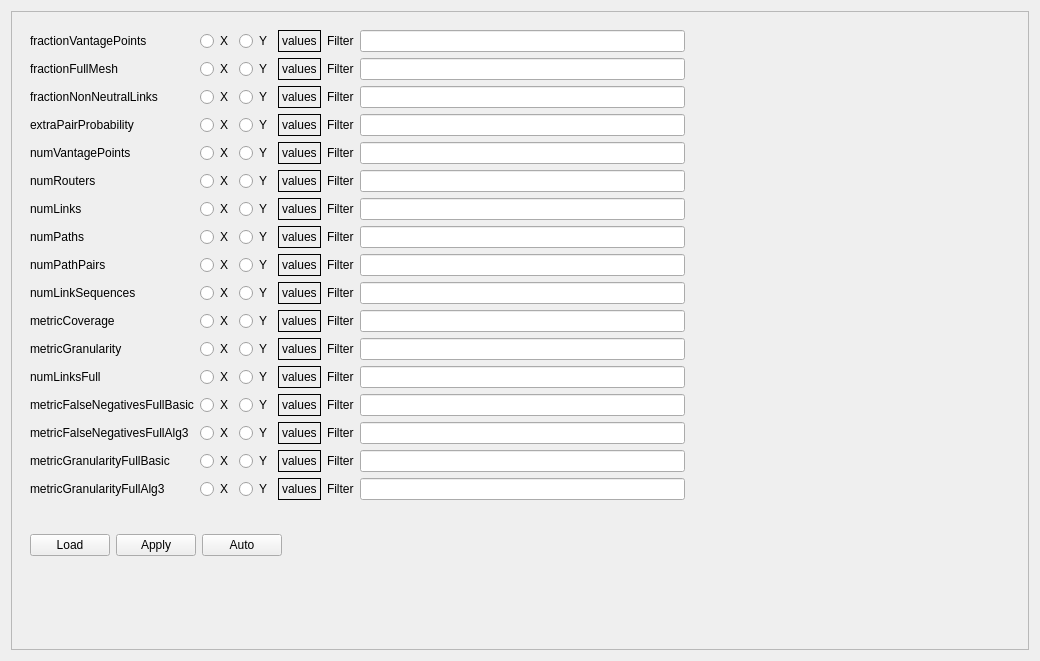
<?xml version="1.0" encoding="UTF-8"?>
<ui version="4.0">
 <class>FormCoverage</class>
 <widget class="QWidget" name="FormCoverage">
  <property name="geometry">
   <rect>
    <x>0</x>
    <y>0</y>
    <width>1040</width>
    <height>661</height>
   </rect>
  </property>
  <property name="windowTitle">
   <string>Form</string>
  </property>
  <layout class="QVBoxLayout" name="verticalLayout">
   <item>
    <widget class="QScrollArea" name="scrollArea_2">
     <property name="widgetResizable">
      <bool>true</bool>
     </property>
     <widget class="QWidget" name="scrollAreaWidgetContents_2">
      <property name="geometry">
       <rect>
        <x>0</x>
        <y>0</y>
        <width>1020</width>
        <height>641</height>
       </rect>
      </property>
      <layout class="QVBoxLayout" name="verticalLayout_3">
       <item>
        <widget class="QWidget" name="widget" native="true">
         <layout class="QGridLayout" name="gridLayout">
          <item row="12" column="0">
           <widget class="QLabel" name="label_11">
            <property name="text">
             <string>numLinksFull</string>
            </property>
           </widget>
          </item>
          <item row="3" column="4">
           <widget class="QLabel" name="label_47">
            <property name="text">
             <string>Filter</string>
            </property>
           </widget>
          </item>
          <item row="3" column="1">
           <widget class="QRadioButton" name="checkXextraPairProbability">
            <property name="text">
             <string>X</string>
            </property>
           </widget>
          </item>
          <item row="4" column="0">
           <widget class="QLabel" name="label_16">
            <property name="text">
             <string>numVantagePoints</string>
            </property>
           </widget>
          </item>
          <item row="4" column="1">
           <widget class="QRadioButton" name="checkXnumVantagePoints">
            <property name="text">
             <string>X</string>
            </property>
           </widget>
          </item>
          <item row="5" column="5">
           <widget class="QLineEdit" name="txtFilternumRouters"/>
          </item>
          <item row="4" column="4">
           <widget class="QLabel" name="label_46">
            <property name="text">
             <string>Filter</string>
            </property>
           </widget>
          </item>
          <item row="0" column="6">
           <spacer name="horizontalSpacer">
            <property name="orientation">
             <enum>Qt::Horizontal</enum>
            </property>
            <property name="sizeHint" stdset="0">
             <size>
              <width>40</width>
              <height>20</height>
             </size>
            </property>
           </spacer>
          </item>
          <item row="0" column="0">
           <widget class="QLabel" name="label">
            <property name="text">
             <string>fractionVantagePoints</string>
            </property>
           </widget>
          </item>
          <item row="7" column="3">
           <widget class="QLabel" name="txtValuesnumPaths">
            <property name="frameShape">
             <enum>QFrame::Box</enum>
            </property>
            <property name="text">
             <string>values</string>
            </property>
            <property name="textInteractionFlags">
             <set>Qt::LinksAccessibleByMouse|Qt::TextSelectableByMouse</set>
            </property>
           </widget>
          </item>
          <item row="8" column="3">
           <widget class="QLabel" name="txtValuesnumPathPairs">
            <property name="frameShape">
             <enum>QFrame::Box</enum>
            </property>
            <property name="text">
             <string>values</string>
            </property>
            <property name="textInteractionFlags">
             <set>Qt::LinksAccessibleByMouse|Qt::TextSelectableByMouse</set>
            </property>
           </widget>
          </item>
          <item row="9" column="3">
           <widget class="QLabel" name="txtValuesnumLinkSequences">
            <property name="frameShape">
             <enum>QFrame::Box</enum>
            </property>
            <property name="text">
             <string>values</string>
            </property>
            <property name="textInteractionFlags">
             <set>Qt::LinksAccessibleByMouse|Qt::TextSelectableByMouse</set>
            </property>
           </widget>
          </item>
          <item row="10" column="3">
           <widget class="QLabel" name="txtValuesmetricCoverage">
            <property name="frameShape">
             <enum>QFrame::Box</enum>
            </property>
            <property name="text">
             <string>values</string>
            </property>
            <property name="textInteractionFlags">
             <set>Qt::LinksAccessibleByMouse|Qt::TextSelectableByMouse</set>
            </property>
           </widget>
          </item>
          <item row="11" column="3">
           <widget class="QLabel" name="txtValuesmetricGranularity">
            <property name="frameShape">
             <enum>QFrame::Box</enum>
            </property>
            <property name="text">
             <string>values</string>
            </property>
            <property name="textInteractionFlags">
             <set>Qt::LinksAccessibleByMouse|Qt::TextSelectableByMouse</set>
            </property>
           </widget>
          </item>
          <item row="12" column="3">
           <widget class="QLabel" name="txtValuesnumLinksFull">
            <property name="frameShape">
             <enum>QFrame::Box</enum>
            </property>
            <property name="text">
             <string>values</string>
            </property>
            <property name="textInteractionFlags">
             <set>Qt::LinksAccessibleByMouse|Qt::TextSelectableByMouse</set>
            </property>
           </widget>
          </item>
          <item row="14" column="3">
           <widget class="QLabel" name="txtValuesmetricFalseNegativesFullAlg3">
            <property name="frameShape">
             <enum>QFrame::Box</enum>
            </property>
            <property name="text">
             <string>values</string>
            </property>
            <property name="textInteractionFlags">
             <set>Qt::LinksAccessibleByMouse|Qt::TextSelectableByMouse</set>
            </property>
           </widget>
          </item>
          <item row="13" column="3">
           <widget class="QLabel" name="txtValuesmetricFalseNegativesFullBasic">
            <property name="frameShape">
             <enum>QFrame::Box</enum>
            </property>
            <property name="text">
             <string>values</string>
            </property>
            <property name="textInteractionFlags">
             <set>Qt::LinksAccessibleByMouse|Qt::TextSelectableByMouse</set>
            </property>
           </widget>
          </item>
          <item row="9" column="0">
           <widget class="QLabel" name="label_8">
            <property name="text">
             <string>numLinkSequences</string>
            </property>
           </widget>
          </item>
          <item row="6" column="0">
           <widget class="QLabel" name="label_5">
            <property name="text">
             <string>numLinks</string>
            </property>
           </widget>
          </item>
          <item row="7" column="0">
           <widget class="QLabel" name="label_6">
            <property name="text">
             <string>numPaths</string>
            </property>
           </widget>
          </item>
          <item row="0" column="1">
           <widget class="QRadioButton" name="checkXfractionVantagePoints">
            <property name="text">
             <string>X</string>
            </property>
           </widget>
          </item>
          <item row="1" column="1">
           <widget class="QRadioButton" name="checkXfractionFullMesh">
            <property name="text">
             <string>X</string>
            </property>
           </widget>
          </item>
          <item row="10" column="2">
           <widget class="QRadioButton" name="checkYmetricCoverage">
            <property name="text">
             <string>Y</string>
            </property>
           </widget>
          </item>
          <item row="11" column="2">
           <widget class="QRadioButton" name="checkYmetricGranularity">
            <property name="text">
             <string>Y</string>
            </property>
           </widget>
          </item>
          <item row="15" column="2">
           <widget class="QRadioButton" name="checkYmetricGranularityFullBasic">
            <property name="text">
             <string>Y</string>
            </property>
           </widget>
          </item>
          <item row="16" column="2">
           <widget class="QRadioButton" name="checkYmetricGranularityFullAlg3">
            <property name="text">
             <string>Y</string>
            </property>
           </widget>
          </item>
          <item row="14" column="2">
           <widget class="QRadioButton" name="checkYmetricFalseNegativesFullAlg3">
            <property name="text">
             <string>Y</string>
            </property>
           </widget>
          </item>
          <item row="12" column="2">
           <widget class="QRadioButton" name="checkYnumLinksFull">
            <property name="text">
             <string>Y</string>
            </property>
           </widget>
          </item>
          <item row="13" column="2">
           <widget class="QRadioButton" name="checkYmetricFalseNegativesFullBasic">
            <property name="text">
             <string>Y</string>
            </property>
           </widget>
          </item>
          <item row="14" column="0">
           <widget class="QLabel" name="label_13">
            <property name="text">
             <string>metricFalseNegativesFullAlg3</string>
            </property>
           </widget>
          </item>
          <item row="8" column="0">
           <widget class="QLabel" name="label_7">
            <property name="text">
             <string>numPathPairs</string>
            </property>
           </widget>
          </item>
          <item row="10" column="0">
           <widget class="QLabel" name="label_9">
            <property name="text">
             <string>metricCoverage</string>
            </property>
           </widget>
          </item>
          <item row="0" column="2">
           <widget class="QRadioButton" name="checkYfractionVantagePoints">
            <property name="text">
             <string>Y</string>
            </property>
           </widget>
          </item>
          <item row="4" column="5">
           <widget class="QLineEdit" name="txtFilternumVantagePoints"/>
          </item>
          <item row="5" column="0">
           <widget class="QLabel" name="label_4">
            <property name="text">
             <string>numRouters</string>
            </property>
           </widget>
          </item>
          <item row="4" column="2">
           <widget class="QRadioButton" name="checkYnumVantagePoints">
            <property name="text">
             <string>Y</string>
            </property>
           </widget>
          </item>
          <item row="6" column="4">
           <widget class="QLabel" name="label_35">
            <property name="text">
             <string>Filter</string>
            </property>
           </widget>
          </item>
          <item row="7" column="4">
           <widget class="QLabel" name="label_36">
            <property name="text">
             <string>Filter</string>
            </property>
           </widget>
          </item>
          <item row="8" column="4">
           <widget class="QLabel" name="label_37">
            <property name="text">
             <string>Filter</string>
            </property>
           </widget>
          </item>
          <item row="9" column="4">
           <widget class="QLabel" name="label_38">
            <property name="text">
             <string>Filter</string>
            </property>
           </widget>
          </item>
          <item row="10" column="4">
           <widget class="QLabel" name="label_39">
            <property name="text">
             <string>Filter</string>
            </property>
           </widget>
          </item>
          <item row="11" column="4">
           <widget class="QLabel" name="label_40">
            <property name="text">
             <string>Filter</string>
            </property>
           </widget>
          </item>
          <item row="12" column="4">
           <widget class="QLabel" name="label_41">
            <property name="text">
             <string>Filter</string>
            </property>
           </widget>
          </item>
          <item row="13" column="4">
           <widget class="QLabel" name="label_42">
            <property name="text">
             <string>Filter</string>
            </property>
           </widget>
          </item>
          <item row="14" column="4">
           <widget class="QLabel" name="label_43">
            <property name="text">
             <string>Filter</string>
            </property>
           </widget>
          </item>
          <item row="15" column="4">
           <widget class="QLabel" name="label_44">
            <property name="text">
             <string>Filter</string>
            </property>
           </widget>
          </item>
          <item row="16" column="4">
           <widget class="QLabel" name="label_45">
            <property name="text">
             <string>Filter</string>
            </property>
           </widget>
          </item>
          <item row="16" column="0">
           <widget class="QLabel" name="label_15">
            <property name="text">
             <string>metricGranularityFullAlg3</string>
            </property>
           </widget>
          </item>
          <item row="13" column="0">
           <widget class="QLabel" name="label_12">
            <property name="text">
             <string>metricFalseNegativesFullBasic</string>
            </property>
           </widget>
          </item>
          <item row="9" column="1">
           <widget class="QRadioButton" name="checkXnumLinkSequences">
            <property name="text">
             <string>X</string>
            </property>
           </widget>
          </item>
          <item row="15" column="0">
           <widget class="QLabel" name="label_14">
            <property name="text">
             <string>metricGranularityFullBasic</string>
            </property>
           </widget>
          </item>
          <item row="1" column="0">
           <widget class="QLabel" name="label_2">
            <property name="text">
             <string>fractionFullMesh</string>
            </property>
           </widget>
          </item>
          <item row="10" column="1">
           <widget class="QRadioButton" name="checkXmetricCoverage">
            <property name="text">
             <string>X</string>
            </property>
           </widget>
          </item>
          <item row="11" column="1">
           <widget class="QRadioButton" name="checkXmetricGranularity">
            <property name="text">
             <string>X</string>
            </property>
           </widget>
          </item>
          <item row="12" column="1">
           <widget class="QRadioButton" name="checkXnumLinksFull">
            <property name="text">
             <string>X</string>
            </property>
           </widget>
          </item>
          <item row="13" column="1">
           <widget class="QRadioButton" name="checkXmetricFalseNegativesFullBasic">
            <property name="text">
             <string>X</string>
            </property>
           </widget>
          </item>
          <item row="14" column="1">
           <widget class="QRadioButton" name="checkXmetricFalseNegativesFullAlg3">
            <property name="text">
             <string>X</string>
            </property>
           </widget>
          </item>
          <item row="15" column="1">
           <widget class="QRadioButton" name="checkXmetricGranularityFullBasic">
            <property name="text">
             <string>X</string>
            </property>
           </widget>
          </item>
          <item row="16" column="1">
           <widget class="QRadioButton" name="checkXmetricGranularityFullAlg3">
            <property name="text">
             <string>X</string>
            </property>
           </widget>
          </item>
          <item row="2" column="0">
           <widget class="QLabel" name="label_3">
            <property name="text">
             <string>fractionNonNeutralLinks</string>
            </property>
           </widget>
          </item>
          <item row="6" column="1">
           <widget class="QRadioButton" name="checkXnumLinks">
            <property name="text">
             <string>X</string>
            </property>
           </widget>
          </item>
          <item row="2" column="3">
           <widget class="QLabel" name="txtValuesfractionNonNeutralLinks">
            <property name="frameShape">
             <enum>QFrame::Box</enum>
            </property>
            <property name="text">
             <string>values</string>
            </property>
            <property name="textInteractionFlags">
             <set>Qt::LinksAccessibleByMouse|Qt::TextSelectableByMouse</set>
            </property>
           </widget>
          </item>
          <item row="5" column="3">
           <widget class="QLabel" name="txtValuesnumRouters">
            <property name="frameShape">
             <enum>QFrame::Box</enum>
            </property>
            <property name="text">
             <string>values</string>
            </property>
            <property name="textInteractionFlags">
             <set>Qt::LinksAccessibleByMouse|Qt::TextSelectableByMouse</set>
            </property>
           </widget>
          </item>
          <item row="6" column="3">
           <widget class="QLabel" name="txtValuesnumLinks">
            <property name="frameShape">
             <enum>QFrame::Box</enum>
            </property>
            <property name="text">
             <string>values</string>
            </property>
            <property name="textInteractionFlags">
             <set>Qt::LinksAccessibleByMouse|Qt::TextSelectableByMouse</set>
            </property>
           </widget>
          </item>
          <item row="1" column="3">
           <widget class="QLabel" name="txtValuesfractionFullMesh">
            <property name="frameShape">
             <enum>QFrame::Box</enum>
            </property>
            <property name="text">
             <string>values</string>
            </property>
            <property name="textInteractionFlags">
             <set>Qt::LinksAccessibleByMouse|Qt::TextSelectableByMouse</set>
            </property>
           </widget>
          </item>
          <item row="1" column="4">
           <widget class="QLabel" name="label_32">
            <property name="text">
             <string>Filter</string>
            </property>
           </widget>
          </item>
          <item row="2" column="1">
           <widget class="QRadioButton" name="checkXfractionNonNeutralLinks">
            <property name="text">
             <string>X</string>
            </property>
           </widget>
          </item>
          <item row="0" column="3">
           <widget class="QLabel" name="txtValuesfractionVantagePoints">
            <property name="frameShape">
             <enum>QFrame::Box</enum>
            </property>
            <property name="text">
             <string>values</string>
            </property>
            <property name="textInteractionFlags">
             <set>Qt::LinksAccessibleByMouse|Qt::TextSelectableByMouse</set>
            </property>
           </widget>
          </item>
          <item row="5" column="1">
           <widget class="QRadioButton" name="checkXnumRouters">
            <property name="text">
             <string>X</string>
            </property>
           </widget>
          </item>
          <item row="7" column="1">
           <widget class="QRadioButton" name="checkXnumPaths">
            <property name="text">
             <string>X</string>
            </property>
           </widget>
          </item>
          <item row="8" column="1">
           <widget class="QRadioButton" name="checkXnumPathPairs">
            <property name="text">
             <string>X</string>
            </property>
           </widget>
          </item>
          <item row="11" column="0">
           <widget class="QLabel" name="label_10">
            <property name="text">
             <string>metricGranularity</string>
            </property>
           </widget>
          </item>
          <item row="3" column="0">
           <widget class="QLabel" name="label_17">
            <property name="text">
             <string>extraPairProbability</string>
            </property>
           </widget>
          </item>
          <item row="5" column="2">
           <widget class="QRadioButton" name="checkYnumRouters">
            <property name="text">
             <string>Y</string>
            </property>
           </widget>
          </item>
          <item row="7" column="2">
           <widget class="QRadioButton" name="checkYnumPaths">
            <property name="text">
             <string>Y</string>
            </property>
           </widget>
          </item>
          <item row="8" column="2">
           <widget class="QRadioButton" name="checkYnumPathPairs">
            <property name="text">
             <string>Y</string>
            </property>
           </widget>
          </item>
          <item row="9" column="2">
           <widget class="QRadioButton" name="checkYnumLinkSequences">
            <property name="text">
             <string>Y</string>
            </property>
           </widget>
          </item>
          <item row="6" column="2">
           <widget class="QRadioButton" name="checkYnumLinks">
            <property name="text">
             <string>Y</string>
            </property>
           </widget>
          </item>
          <item row="2" column="2">
           <widget class="QRadioButton" name="checkYfractionNonNeutralLinks">
            <property name="text">
             <string>Y</string>
            </property>
           </widget>
          </item>
          <item row="1" column="2">
           <widget class="QRadioButton" name="checkYfractionFullMesh">
            <property name="text">
             <string>Y</string>
            </property>
           </widget>
          </item>
          <item row="0" column="4">
           <widget class="QLabel" name="label_31">
            <property name="text">
             <string>Filter</string>
            </property>
           </widget>
          </item>
          <item row="15" column="3">
           <widget class="QLabel" name="txtValuesmetricGranularityFullBasic">
            <property name="frameShape">
             <enum>QFrame::Box</enum>
            </property>
            <property name="text">
             <string>values</string>
            </property>
            <property name="textInteractionFlags">
             <set>Qt::LinksAccessibleByMouse|Qt::TextSelectableByMouse</set>
            </property>
           </widget>
          </item>
          <item row="16" column="3">
           <widget class="QLabel" name="txtValuesmetricGranularityFullAlg3">
            <property name="frameShape">
             <enum>QFrame::Box</enum>
            </property>
            <property name="text">
             <string>values</string>
            </property>
            <property name="textInteractionFlags">
             <set>Qt::LinksAccessibleByMouse|Qt::TextSelectableByMouse</set>
            </property>
           </widget>
          </item>
          <item row="2" column="4">
           <widget class="QLabel" name="label_33">
            <property name="text">
             <string>Filter</string>
            </property>
           </widget>
          </item>
          <item row="5" column="4">
           <widget class="QLabel" name="label_34">
            <property name="text">
             <string>Filter</string>
            </property>
           </widget>
          </item>
          <item row="6" column="5">
           <widget class="QLineEdit" name="txtFilternumLinks"/>
          </item>
          <item row="7" column="5">
           <widget class="QLineEdit" name="txtFilternumPaths"/>
          </item>
          <item row="8" column="5">
           <widget class="QLineEdit" name="txtFilternumPathPairs"/>
          </item>
          <item row="9" column="5">
           <widget class="QLineEdit" name="txtFilternumLinkSequences"/>
          </item>
          <item row="10" column="5">
           <widget class="QLineEdit" name="txtFiltermetricCoverage"/>
          </item>
          <item row="11" column="5">
           <widget class="QLineEdit" name="txtFiltermetricGranularity"/>
          </item>
          <item row="12" column="5">
           <widget class="QLineEdit" name="txtFilternumLinksFull"/>
          </item>
          <item row="13" column="5">
           <widget class="QLineEdit" name="txtFiltermetricFalseNegativesFullBasic"/>
          </item>
          <item row="14" column="5">
           <widget class="QLineEdit" name="txtFiltermetricFalseNegativesFullAlg3"/>
          </item>
          <item row="15" column="5">
           <widget class="QLineEdit" name="txtFiltermetricGranularityFullBasic"/>
          </item>
          <item row="16" column="5">
           <widget class="QLineEdit" name="txtFiltermetricGranularityFullAlg3"/>
          </item>
          <item row="3" column="3">
           <widget class="QLabel" name="txtValuesextraPairProbability">
            <property name="frameShape">
             <enum>QFrame::Box</enum>
            </property>
            <property name="text">
             <string>values</string>
            </property>
            <property name="textInteractionFlags">
             <set>Qt::LinksAccessibleByMouse|Qt::TextSelectableByMouse</set>
            </property>
           </widget>
          </item>
          <item row="0" column="5">
           <widget class="QLineEdit" name="txtFilterfractionVantagePoints"/>
          </item>
          <item row="2" column="5">
           <widget class="QLineEdit" name="txtFilterfractionNonNeutralLinks"/>
          </item>
          <item row="1" column="5">
           <widget class="QLineEdit" name="txtFilterfractionFullMesh"/>
          </item>
          <item row="4" column="3">
           <widget class="QLabel" name="txtValuesnumVantagePoints">
            <property name="frameShape">
             <enum>QFrame::Box</enum>
            </property>
            <property name="text">
             <string>values</string>
            </property>
            <property name="textInteractionFlags">
             <set>Qt::LinksAccessibleByMouse|Qt::TextSelectableByMouse</set>
            </property>
           </widget>
          </item>
          <item row="3" column="2">
           <widget class="QRadioButton" name="checkYextraPairProbability">
            <property name="text">
             <string>Y</string>
            </property>
           </widget>
          </item>
          <item row="3" column="5">
           <widget class="QLineEdit" name="txtFilterextraPairProbability"/>
          </item>
         </layout>
        </widget>
       </item>
       <item>
        <widget class="QWidget" name="widget_2" native="true">
         <layout class="QHBoxLayout" name="horizontalLayout">
          <item>
           <widget class="QPushButton" name="btnLoad">
            <property name="text">
             <string>Load</string>
            </property>
           </widget>
          </item>
          <item>
           <widget class="QPushButton" name="btnApply">
            <property name="text">
             <string>Apply</string>
            </property>
           </widget>
          </item>
          <item>
           <widget class="QPushButton" name="btnAuto">
            <property name="text">
             <string>Auto</string>
            </property>
           </widget>
          </item>
          <item>
           <spacer name="horizontalSpacer_2">
            <property name="orientation">
             <enum>Qt::Horizontal</enum>
            </property>
            <property name="sizeHint" stdset="0">
             <size>
              <width>40</width>
              <height>20</height>
             </size>
            </property>
           </spacer>
          </item>
         </layout>
        </widget>
       </item>
       <item>
        <widget class="QWidget" name="widgetPlots" native="true"/>
       </item>
      </layout>
     </widget>
    </widget>
   </item>
  </layout>
 </widget>
 <resources/>
 <connections/>
</ui>
